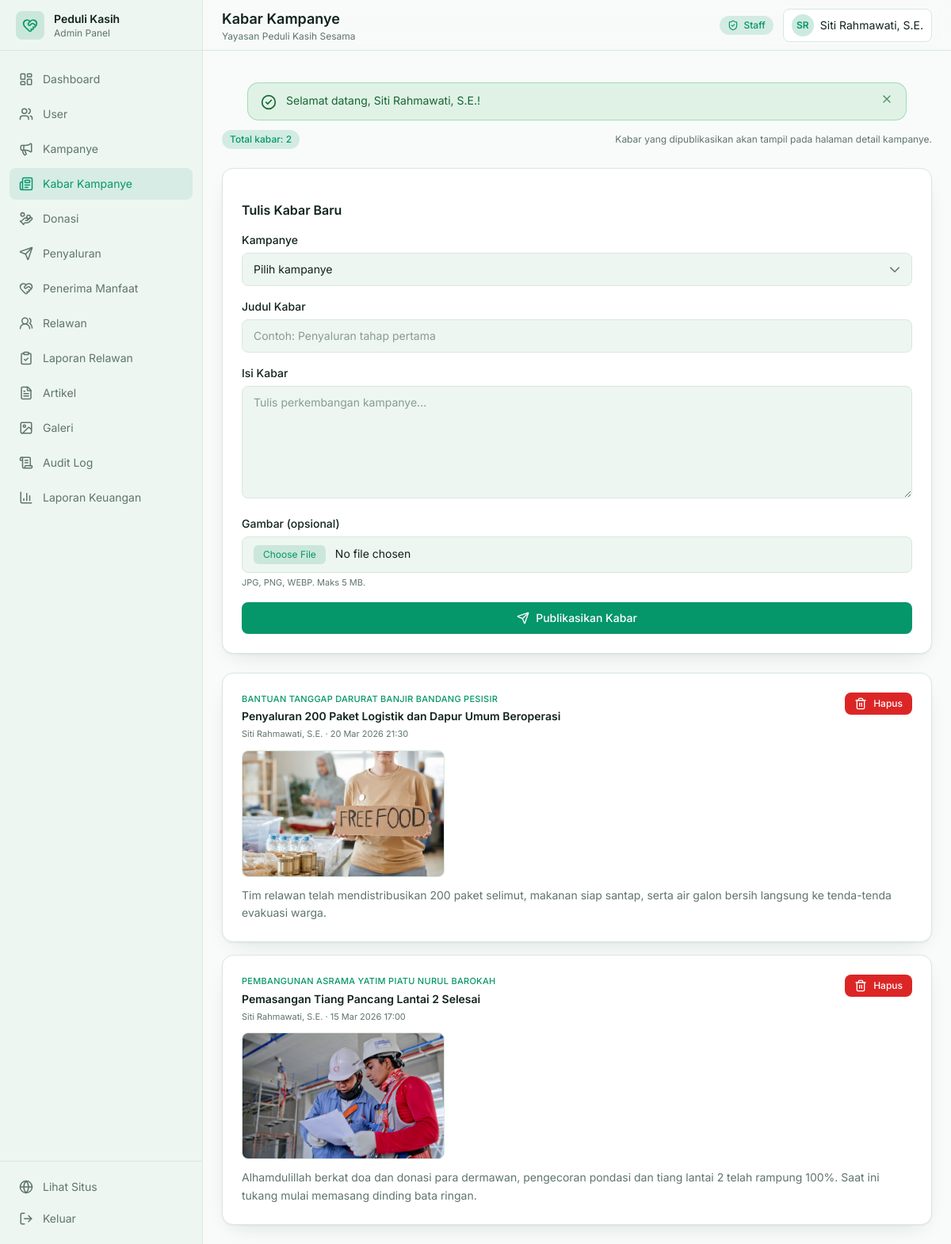
The page /admin/campaign-updates (signed in) on the database its author committed.
### tables this page shows
CREATE TABLE `campaign_updates` (
  `id` INT UNSIGNED AUTO_INCREMENT PRIMARY KEY,
  `campaign_id` INT UNSIGNED NOT NULL,
  `title` VARCHAR(255) NOT NULL,
  `content` TEXT NOT NULL,
  `image` VARCHAR(255) NULL,
  `posted_by` INT UNSIGNED NOT NULL,
  `created_at` TIMESTAMP DEFAULT CURRENT_TIMESTAMP,
  FOREIGN KEY (`campaign_id`) REFERENCES `campaigns` (`id`) ON DELETE CASCADE,
  FOREIGN KEY (`posted_by`) REFERENCES `users` (`id`) ON DELETE RESTRICT
);

CREATE TABLE `campaigns` (
  `id` INT UNSIGNED AUTO_INCREMENT PRIMARY KEY,
  `category_id` INT UNSIGNED NOT NULL,
  `title` VARCHAR(255) NOT NULL,
  `slug` VARCHAR(255) NOT NULL UNIQUE,
  `short_description` TEXT NOT NULL,
  `story` LONGTEXT NOT NULL,
  `target_amount` DECIMAL(15,2) NOT NULL DEFAULT 0.00,
  `collected_amount` DECIMAL(15,2) NOT NULL DEFAULT 0.00,
  `start_date` DATE NOT NULL,
  `end_date` DATE NOT NULL,
  `banner_image` VARCHAR(255) NULL,
  `status` ENUM('active', 'completed', 'pending', 'cancelled') NOT NULL DEFAULT 'active',
  `is_featured` TINYINT(1) NOT NULL DEFAULT 0,
  `created_by` INT UNSIGNED NOT NULL,
  `created_at` TIMESTAMP DEFAULT CURRENT_TIMESTAMP,
  `updated_at` TIMESTAMP DEFAULT CURRENT_TIMESTAMP ON UPDATE CURRENT_TIMESTAMP,
  `deleted_at` TIMESTAMP NULL DEFAULT NULL,
  FOREIGN KEY (`category_id`) REFERENCES `campaign_categories` (`id`) ON DELETE RESTRICT,
  FOREIGN KEY (`created_by`) REFERENCES `users` (`id`) ON DELETE RESTRICT,
  INDEX `idx_status` (`status`),
  INDEX `idx_is_featured` (`is_featured`),
  INDEX `idx_end_date` (`end_date`)
);

CREATE TABLE `users` (
  `id` INT UNSIGNED AUTO_INCREMENT PRIMARY KEY,
  `name` VARCHAR(120) NOT NULL,
  `email` VARCHAR(150) NOT NULL UNIQUE,
  `password` VARCHAR(255) NOT NULL,
  `phone` VARCHAR(30) NULL,
  `role` ENUM('superadmin', 'staff', 'donatur', 'volunteer') NOT NULL DEFAULT 'donatur',
  `avatar` VARCHAR(255) NULL,
  `address` TEXT NULL,
  `bio` TEXT NULL,
  `status` ENUM('active', 'inactive') NOT NULL DEFAULT 'active',
  `created_at` TIMESTAMP DEFAULT CURRENT_TIMESTAMP,
  `updated_at` TIMESTAMP DEFAULT CURRENT_TIMESTAMP ON UPDATE CURRENT_TIMESTAMP,
  `deleted_at` TIMESTAMP NULL DEFAULT NULL,
  INDEX `idx_role` (`role`),
  INDEX `idx_email` (`email`)
);

### app/Views/admin/campaign_updates.php (the view, shortened to what the rows shown need)
<?php
$updates   = $updates ?? [];
?>
<div class="space-y-6">
    <div class="flex flex-wrap items-center justify-between gap-3">
        <span class="badge-accent">Total kabar: <?= count($updates) ?></span>
        <p class="text-xs text-ink-soft">Kabar yang dipublikasikan akan tampil pada halaman detail kampanye.</p>
    </div>
    <div class="grid gap-6 xl:grid-cols-[400px_1fr] xl:items-start">
        <form action="<?= Helper::url('admin/campaign-updates') ?>" method="post" enctype="multipart/form-data" class="card card-pad space-y-4">
            <h2 class="text-base font-semibold text-ink">Tulis Kabar Baru</h2>
            <div>
                <label class="label" for="update_campaign">Kampanye</label>
                <select id="update_campaign" name="campaign_id" class="select" required>
                    <option value="">Pilih kampanye</option>
                </select>
            </div>
            <div>
                <label class="label" for="update_title">Judul Kabar</label>
                <input id="update_title" name="title" class="input" required minlength="5" placeholder="Contoh: Penyaluran tahap pertama">
            </div>
            <div>
                <label class="label" for="update_content">Isi Kabar</label>
                <textarea id="update_content" name="content" rows="6" class="textarea" required minlength="20"
                          placeholder="Tulis perkembangan kampanye..."></textarea>
            </div>
            <div>
                <label class="label" for="update_image">Gambar (opsional)</label>
                <input id="update_image" name="image" type="file" accept="image/*"
                       class="input file:mr-3 file:rounded-md file:border-0 file:bg-accent/15 file:px-3 file:py-1 file:text-xs file:text-accent">
                <p class="mt-1 text-[11px] text-ink-soft">JPG, PNG, WEBP. Maks 5 MB.</p>
            </div>
            <button type="submit" class="btn-primary w-full">
                <i data-lucide="send" class="h-4 w-4"></i> Publikasikan Kabar
            </button>
        </form>
        <div class="space-y-4">
            <?php if ($updates): ?>
                <?php foreach ($updates as $update):
                    $image = Helper::media($update['image'] ?? null, 'updates');
                ?>
                    <div class="card card-pad">
                        <div class="flex flex-col gap-3 sm:flex-row sm:items-start sm:justify-between">
                            <div class="min-w-0">
                                <p class="text-[11px] font-medium uppercase tracking-wide text-accent">
                                    <?= Helper::e($update['campaign_title'] ?? 'Kampanye dihapus') ?>
                                </p>
                                <h3 class="mt-1 text-sm font-semibold text-ink"><?= Helper::e($update['title']) ?></h3>
                                <p class="mt-1 text-[11px] text-ink-soft">
                                    <?= Helper::e($update['poster_name'] ?? 'Admin') ?>
                                    · <?= Helper::tanggal($update['created_at'], true) ?>
                                </p>
                            </div>
                            <form method="post" action="<?= Helper::url('admin/campaign-updates/' . $update['id'] . '/delete') ?>"
                                  data-confirm="Hapus kabar ini?" class="shrink-0">
                                <button type="submit" class="btn-danger btn-sm">
                                    <i data-lucide="trash-2" class="h-4 w-4"></i> Hapus
                                </button>
                            </form>
                        </div>
                        <?php if ($image): ?>
                            <img src="<?= Helper::e($image) ?>" alt="" class="mt-3 h-40 w-full rounded-lg border border-line object-cover sm:w-64">
                        <?php endif; ?>
                        <p class="mt-3 whitespace-pre-line text-sm leading-relaxed text-ink-soft"><?= Helper::e($update['content']) ?></p>
                    </div>
                <?php endforeach; ?>
            <?php endif; ?>
        </div>
    </div>
</div>

### app/Core/Router.php (shortened to what the rows shown need)
<?php
class Router
{
    private array $routes = [];
    private function add(string $method, string $pattern, array $handler, ?string $middleware): void
    {
        $this->routes[] = compact('method', 'pattern', 'handler', 'middleware');
    }
    private function compile(string $pattern): string
    {
        $pattern = trim($pattern, '/');
        if ($pattern === '') {
            return '#^$#';
        }
        $regex = preg_replace('#\{([a-zA-Z_][a-zA-Z0-9_]*)\}#', '([^/]+)', $pattern);
        return '#^' . $regex . '/?$#';
    }
    public function dispatch(string $method, string $path, string $basePath = ''): void
    {
        $method = strtoupper($method);
        $path = trim($path, '/');
        foreach ($this->routes as $route) {
            if ($route['method'] !== $method) {
                continue;
            }
            if (!preg_match($this->compile($route['pattern']), $path, $matches)) {
                continue;
            }
            array_shift($matches);
            [$class, $action] = $route['handler'];
            $controller = new $class();
            call_user_func_array([$controller, $action], $matches);
            return;
        }
    }
}

### rows shown on the page
campaign_updates: campaign.title "BANTUAN TANGGAP DARURAT BANJIR BANDANG PESISIR", title "Penyaluran 200 Paket Logistik dan Dapur Umum Beroperasi", posted_by.name "Siti Rahmawati, S.E.", created_at "20 Mar 2026 21:30", image (picture), content "Tim relawan telah mendistribusikan 200 paket selimut, makanan siap santap, serta air galon bersih langsung ke tenda-tenda evakuasi warga."
campaign_updates: campaign.title "PEMBANGUNAN ASRAMA YATIM PIATU NURUL BAROKAH", title "Pemasangan Tiang Pancang Lantai 2 Selesai", posted_by.name "Siti Rahmawati, S.E.", created_at "15 Mar 2026 17:00", image (picture), content "Alhamdulillah berkat doa dan donasi para dermawan, pengecoran pondasi dan tiang lantai 2 telah rampung 100%. Saat ini tukang mulai memasang dinding bata ringan."

### other values the page prints
$item['label'] "Dashboard"
$item['label'] "User"
$item['label'] "Kampanye"
$item['label'] "Kabar Kampanye"
$item['label'] "Donasi"
$item['label'] "Penyaluran"
$item['label'] "Penerima Manfaat"
$item['label'] "Relawan"
$item['label'] "Laporan Relawan"
$item['label'] "Artikel"
$item['label'] "Galeri"
$item['label'] "Audit Log"
$item['label'] "Laporan Keuangan"
Helper::e($orgName) "Yayasan Peduli Kasih Sesama"
